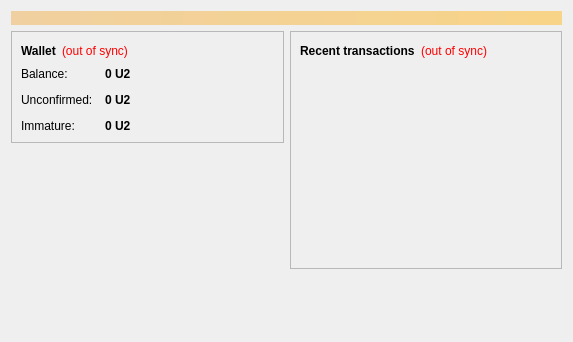
<?xml version="1.0" encoding="UTF-8"?>
<ui version="4.0">
 <class>OverviewPage</class>
 <widget class="QWidget" name="OverviewPage">
  <property name="geometry">
   <rect>
    <x>0</x>
    <y>0</y>
    <width>573</width>
    <height>342</height>
   </rect>
  </property>
  <property name="windowTitle">
   <string>Form</string>
  </property>
  <layout class="QVBoxLayout" name="topLayout">
   <item>
    <widget class="QLabel" name="labelAlerts">
     <property name="visible">
      <bool>false</bool>
     </property>
     <property name="styleSheet">
      <string notr="true">background-color: qlineargradient(x1: 0, y1: 0, x2: 1, y2: 0, stop:0 #F0D0A0, stop:1 #F8D488); color:#000000;</string>
     </property>
     <property name="wordWrap">
      <bool>true</bool>
     </property>
     <property name="margin">
      <number>3</number>
     </property>
    </widget>
   </item>
   <item>
    <layout class="QHBoxLayout" name="horizontalLayout" stretch="1,1">
     <item>
      <layout class="QVBoxLayout" name="verticalLayout_2">
       <item>
        <widget class="QFrame" name="frame">
         <property name="frameShape">
          <enum>QFrame::StyledPanel</enum>
         </property>
         <property name="frameShadow">
          <enum>QFrame::Raised</enum>
         </property>
         <layout class="QVBoxLayout" name="verticalLayout_4">
          <item>
           <layout class="QHBoxLayout" name="horizontalLayout_4">
            <item>
             <widget class="QLabel" name="label_5">
              <property name="font">
               <font>
                <weight>75</weight>
                <bold>true</bold>
               </font>
              </property>
              <property name="text">
               <string>Wallet</string>
              </property>
             </widget>
            </item>
            <item>
             <widget class="QLabel" name="labelWalletStatus">
              <property name="toolTip">
               <string>The displayed information may be out of date. Your wallet automatically synchronizes with the U2coin network after a connection is established, but this process has not completed yet.</string>
              </property>
              <property name="styleSheet">
               <string notr="true">QLabel { color: red; }</string>
              </property>
              <property name="text">
               <string notr="true">(out of sync)</string>
              </property>
              <property name="alignment">
               <set>Qt::AlignLeading|Qt::AlignLeft|Qt::AlignVCenter</set>
              </property>
             </widget>
            </item>
            <item>
             <spacer name="horizontalSpacer_2">
              <property name="orientation">
               <enum>Qt::Horizontal</enum>
              </property>
              <property name="sizeHint" stdset="0">
               <size>
                <width>40</width>
                <height>20</height>
               </size>
              </property>
             </spacer>
            </item>
           </layout>
          </item>
          <item>
           <layout class="QFormLayout" name="formLayout_2">
            <property name="fieldGrowthPolicy">
             <enum>QFormLayout::AllNonFixedFieldsGrow</enum>
            </property>
            <property name="horizontalSpacing">
             <number>12</number>
            </property>
            <property name="verticalSpacing">
             <number>12</number>
            </property>
            <item row="0" column="0">
             <widget class="QLabel" name="label">
              <property name="text">
               <string>Balance:</string>
              </property>
             </widget>
            </item>
            <item row="0" column="1">
             <widget class="QLabel" name="labelBalance">
              <property name="font">
               <font>
                <weight>75</weight>
                <bold>true</bold>
               </font>
              </property>
              <property name="cursor">
               <cursorShape>IBeamCursor</cursorShape>
              </property>
              <property name="toolTip">
               <string>Your current balance</string>
              </property>
              <property name="text">
               <string notr="true">0 U2</string>
              </property>
              <property name="textInteractionFlags">
               <set>Qt::LinksAccessibleByMouse|Qt::TextSelectableByKeyboard|Qt::TextSelectableByMouse</set>
              </property>
             </widget>
            </item>
            <item row="1" column="0">
             <widget class="QLabel" name="label_3">
              <property name="text">
               <string>Unconfirmed:</string>
              </property>
             </widget>
            </item>
            <item row="1" column="1">
             <widget class="QLabel" name="labelUnconfirmed">
              <property name="font">
               <font>
                <weight>75</weight>
                <bold>true</bold>
               </font>
              </property>
              <property name="cursor">
               <cursorShape>IBeamCursor</cursorShape>
              </property>
              <property name="toolTip">
               <string>Total of transactions that have yet to be confirmed, and do not yet count toward the current balance</string>
              </property>
              <property name="text">
               <string notr="true">0 U2</string>
              </property>
              <property name="textInteractionFlags">
               <set>Qt::LinksAccessibleByMouse|Qt::TextSelectableByKeyboard|Qt::TextSelectableByMouse</set>
              </property>
             </widget>
            </item>
            <item row="2" column="0">
             <widget class="QLabel" name="labelImmatureText">
              <property name="text">
               <string>Immature:</string>
              </property>
             </widget>
            </item>
            <item row="2" column="1">
             <widget class="QLabel" name="labelImmature">
              <property name="font">
               <font>
                <weight>75</weight>
                <bold>true</bold>
               </font>
              </property>
              <property name="toolTip">
               <string>Mined balance that has not yet matured</string>
              </property>
              <property name="text">
               <string notr="true">0 U2</string>
              </property>
              <property name="textInteractionFlags">
               <set>Qt::LinksAccessibleByMouse|Qt::TextSelectableByKeyboard|Qt::TextSelectableByMouse</set>
              </property>
             </widget>
            </item>
           </layout>
          </item>
         </layout>
        </widget>
       </item>
       <item>
        <spacer name="verticalSpacer">
         <property name="orientation">
          <enum>Qt::Vertical</enum>
         </property>
         <property name="sizeHint" stdset="0">
          <size>
           <width>20</width>
           <height>40</height>
          </size>
         </property>
        </spacer>
       </item>
      </layout>
     </item>
     <item>
      <layout class="QVBoxLayout" name="verticalLayout_3">
       <item>
        <widget class="QFrame" name="frame_2">
         <property name="frameShape">
          <enum>QFrame::StyledPanel</enum>
         </property>
         <property name="frameShadow">
          <enum>QFrame::Raised</enum>
         </property>
         <layout class="QVBoxLayout" name="verticalLayout">
          <item>
           <layout class="QHBoxLayout" name="horizontalLayout_2">
            <item>
             <widget class="QLabel" name="label_4">
              <property name="text">
               <string>&lt;b&gt;Recent transactions&lt;/b&gt;</string>
              </property>
             </widget>
            </item>
            <item>
             <widget class="QLabel" name="labelTransactionsStatus">
              <property name="toolTip">
               <string>The displayed information may be out of date. Your wallet automatically synchronizes with the U2coin network after a connection is established, but this process has not completed yet.</string>
              </property>
              <property name="styleSheet">
               <string notr="true">QLabel { color: red; }</string>
              </property>
              <property name="text">
               <string notr="true">(out of sync)</string>
              </property>
              <property name="alignment">
               <set>Qt::AlignRight|Qt::AlignTrailing|Qt::AlignVCenter</set>
              </property>
             </widget>
            </item>
            <item>
             <spacer name="horizontalSpacer">
              <property name="orientation">
               <enum>Qt::Horizontal</enum>
              </property>
              <property name="sizeHint" stdset="0">
               <size>
                <width>40</width>
                <height>20</height>
               </size>
              </property>
             </spacer>
            </item>
           </layout>
          </item>
          <item>
           <widget class="QListView" name="listTransactions">
            <property name="styleSheet">
             <string notr="true">QListView { background: transparent; }</string>
            </property>
            <property name="frameShape">
             <enum>QFrame::NoFrame</enum>
            </property>
            <property name="verticalScrollBarPolicy">
             <enum>Qt::ScrollBarAlwaysOff</enum>
            </property>
            <property name="horizontalScrollBarPolicy">
             <enum>Qt::ScrollBarAlwaysOff</enum>
            </property>
            <property name="selectionMode">
             <enum>QAbstractItemView::NoSelection</enum>
            </property>
           </widget>
          </item>
         </layout>
        </widget>
       </item>
       <item>
        <spacer name="verticalSpacer_2">
         <property name="orientation">
          <enum>Qt::Vertical</enum>
         </property>
         <property name="sizeHint" stdset="0">
          <size>
           <width>20</width>
           <height>40</height>
          </size>
         </property>
        </spacer>
       </item>
      </layout>
     </item>
    </layout>
   </item>
  </layout>
 </widget>
 <resources/>
 <connections/>
</ui>
